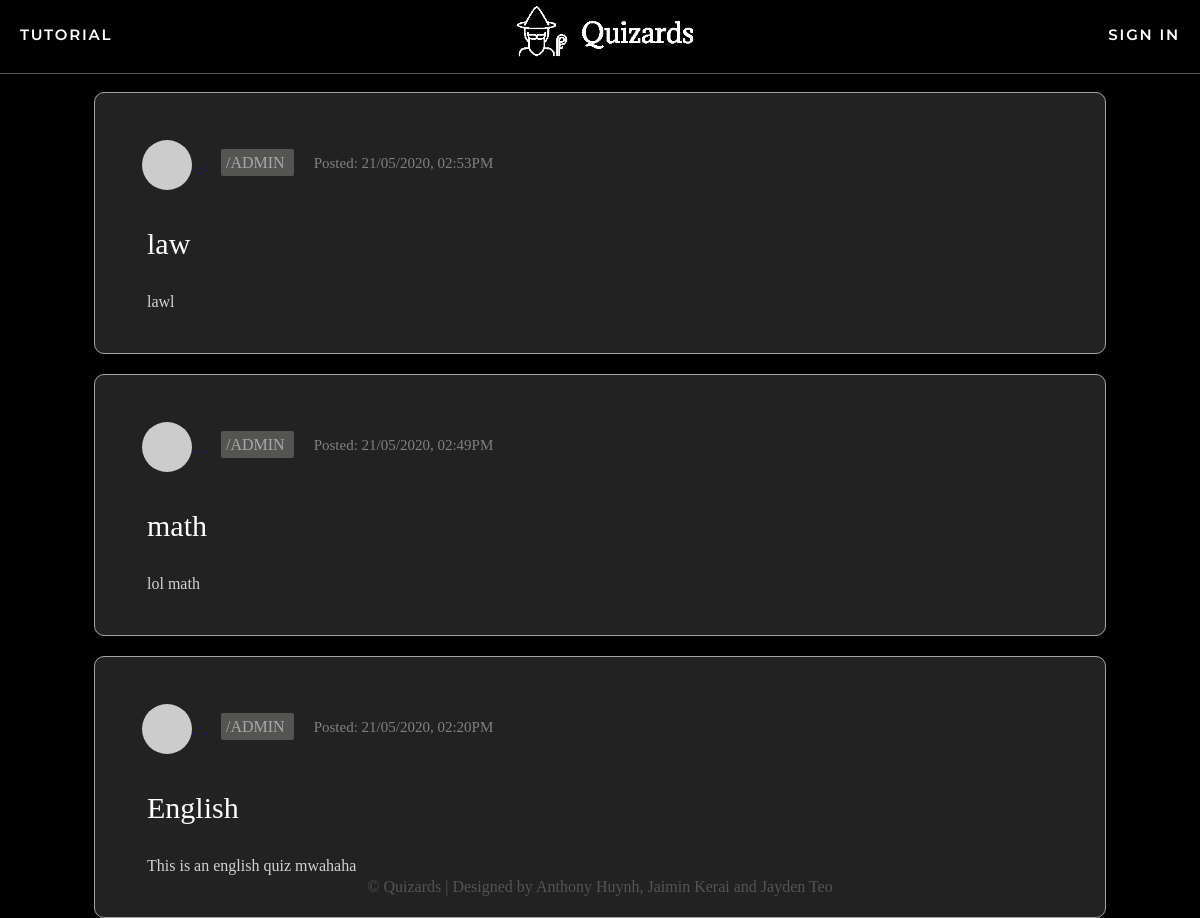
Before: /quizzes with the older database file.
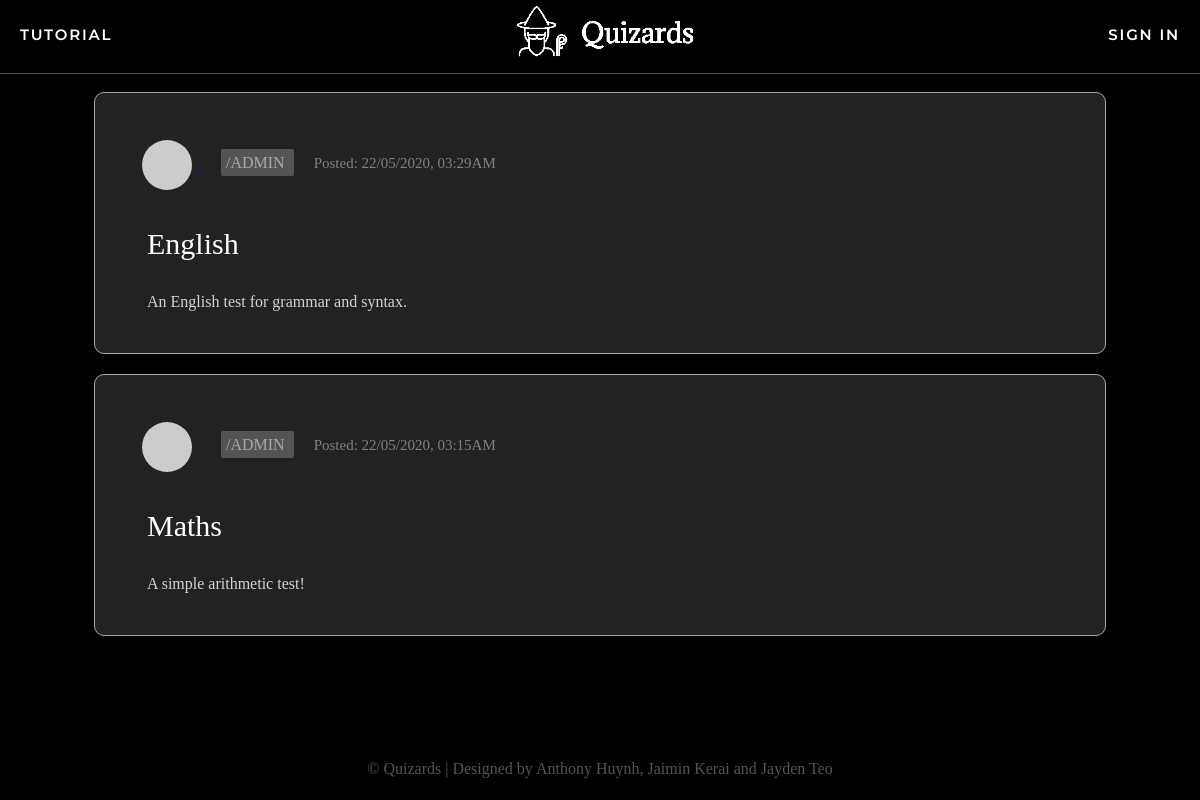
After: the same page with the newer database file.
### app/models.py (models this page shows, shortened)
class Quizzes(db.Model):
    id = db.Column(db.Integer, primary_key=True, autoincrement=True, unique=True)
    name = db.Column(db.String(64))
    description = db.Column(db.String(255))
    questions = db.relationship('Questions', backref='Quizzes', lazy='dynamic')
    mcquestion = db.relationship('multiChoice', backref='MCQuizzes', lazy='dynamic')
    longquestions = db.relationship('LongQuestions', backref='LongQuizzes', lazy='dynamic')
    author_id = db.Column(db.Integer, db.ForeignKey('user.id'))
    pub_date = db.Column(db.DateTime, index=True, default=datetime.utcnow)
    quizMarks = db.relationship('quizMarks', backref='quizMarks', lazy='dynamic')
    posts= db.relationship('Post', backref='Quiz', lazy='dynamic')

class User(UserMixin, db.Model):
    id = db.Column(db.Integer, primary_key=True)
    username = db.Column(db.String(64), index=True, unique=True)
    email = db.Column(db.String(120), index=True, unique=True)
    password_hash = db.Column(db.String(128))
    posts = db.relationship('Post', backref='author', lazy='dynamic')
    authorOf = db.relationship('Quizzes', backref='author', lazy='dynamic')
    admin = db.Column(db.Boolean, unique=False, default=False)
    marksOf = db.relationship('quizMarks', backref='markOf', lazy='dynamic')
    longanswers = db.relationship('LongAnswers', backref='user', lazy='dynamic')
    def avatar(self, size):
        digest = md5(self.email.lower().encode('utf-8')).hexdigest()
        return 'https://www.gravatar.com/avatar/{}?d=identicon&s={}'.format(
            digest, size)
    about_me = db.Column(db.String(140))
    last_seen = db.Column(db.DateTime, default=datetime.utcnow)
    followed = db.relationship(
        'User', secondary=followers,
        primaryjoin=(followers.c.follower_id == id),
        secondaryjoin=(followers.c.followed_id == id),
        backref=db.backref('followers', lazy='dynamic'), lazy='dynamic')

### app/routes.py (the view)
@app.route('/', methods=['GET', 'POST'])
@app.route('/quizzes')
def quizzes():
    page = request.args.get('page', 1, type=int)
    quizzes = Quizzes.query.order_by(Quizzes.pub_date.desc()).paginate(page, app.config['POSTS_PER_PAGE'], False)
    return render_template("quiz.html", title='Explore', quizzes=quizzes.items)

### app/routes.py (called while the page is built)
@app.before_request
def before_request():
    if current_user.is_authenticated:
        g.user = load_user(current_user.id)
        current_user.last_seen = datetime.utcnow()
        db.session.commit()

### app/templates/quiz.html
{% extends "base.html" %}
{% block content %}
{% for quiz in quizzes %}
    {% include 'quizdisplay.html' %}
{% endfor %}
{% endblock %}

### app/templates/quizdisplay.html (shortened to what this page needs)
<div class="row" onclick="location.href='{{ url_for('quizform', quizid=quiz.id,  quizname=quiz.name) }}';" style="cursor:pointer;">
        <table>
            <tr>
                <td colspan=100%;>
                    <a href="{{ url_for('user', username=quiz.author.username) }}">
                    <img src="{{ quiz.author.avatar(36) }}" class="profile-pic">
                    </a>
                    <a href="{{ url_for('user', username=quiz.author.username) }}" class = "author">
                        /{{ quiz.author.username }}
                    </a><span class="date">Posted: {{ moment(quiz.pub_date).format('DD/MM/YYYY, hh:mmA') }}</span>
                </td>
            </tr>
                        <td colspan=5><a href="{{ url_for('quizform', quizid=quiz.id, quizname=quiz.name) }}" class="quiz-name">
                            {{ quiz.name }} </a></td>
            <tr>
                <td colspan=5, class="desc">{{ quiz.description }}
                </td>
            </tr>
        </table>
</div>

Changed rows visible on the page:
removed Quizzes: author.username "ADMIN", pub_date "21/05/2020, 02:53PM", name "law", description "lawl"
changed Quizzes: pub_date "21/05/2020, 02:49PM" → "22/05/2020, 03:29AM"; name "math" → "English"; description "lol math" → "An English test for grammar and syntax."
changed Quizzes: pub_date "21/05/2020, 02:20PM" → "22/05/2020, 03:15AM"; name "English" → "Maths"; description "This is an english quiz mwahaha" → "A simple arithmetic test!"
